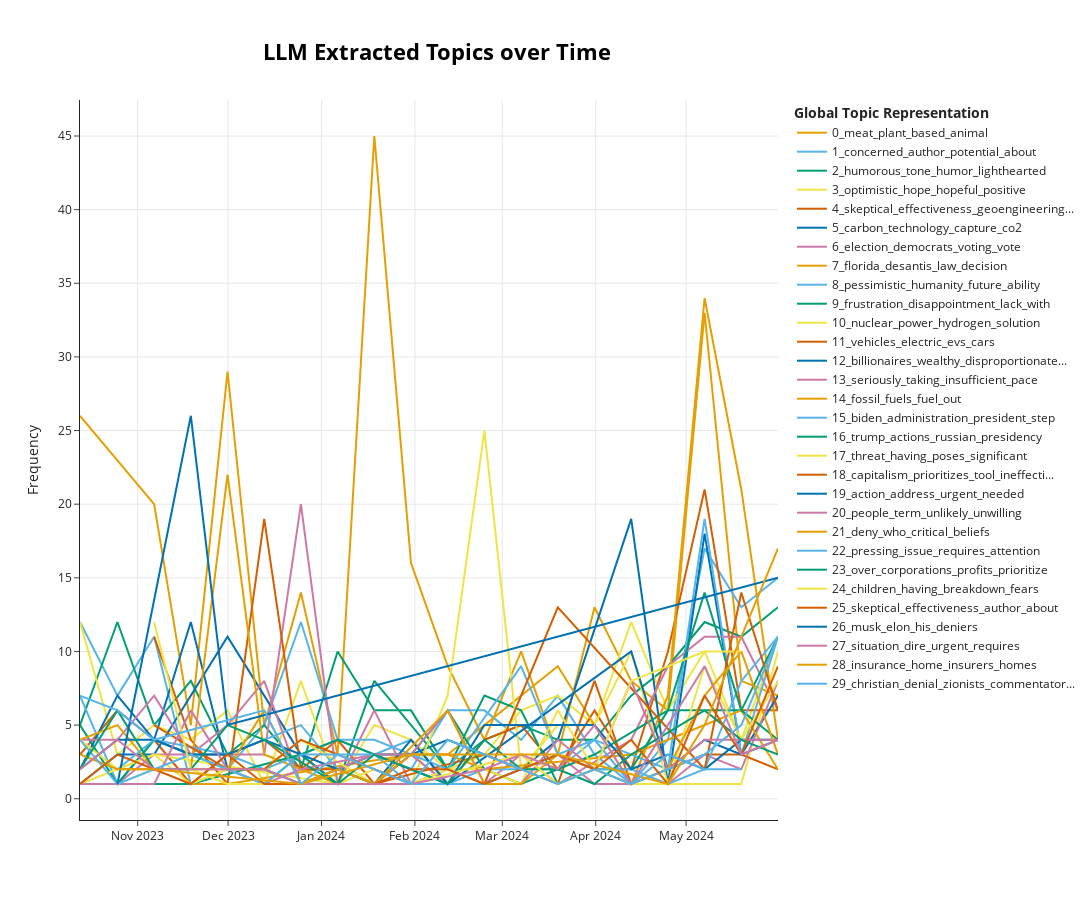

The notebook cell saved with this chart:
### Code cell
llm_over_time_fig = topic_model.visualize_topics_over_time(
    topics_over_time,
    top_n_topics=30,
    width=1200,
    height=900,
    title='<b>LLM Extracted Topics over Time</b>'
)
llm_over_time_fig.write_html("figures/llm-timestamp-fig.html")
llm_over_time_fig
